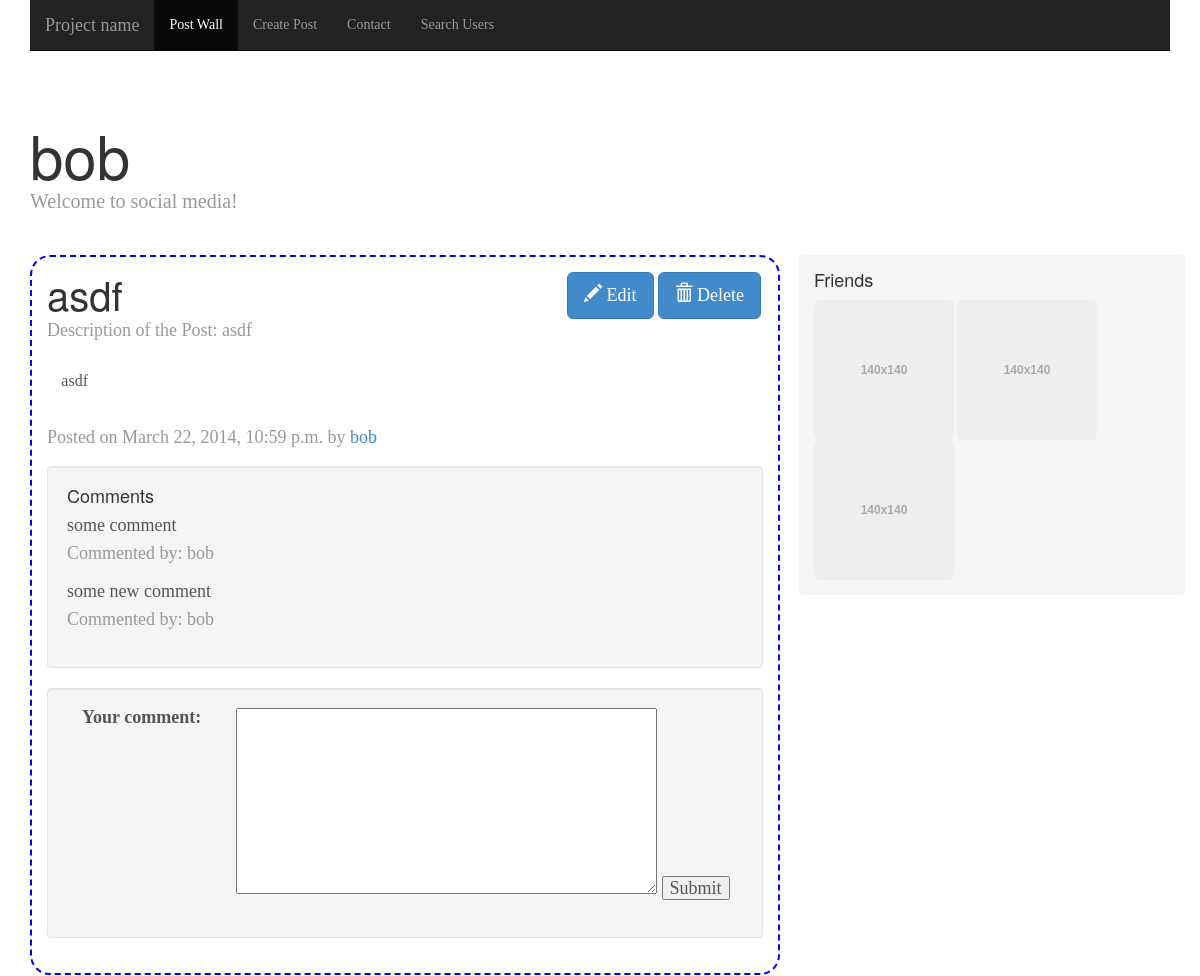
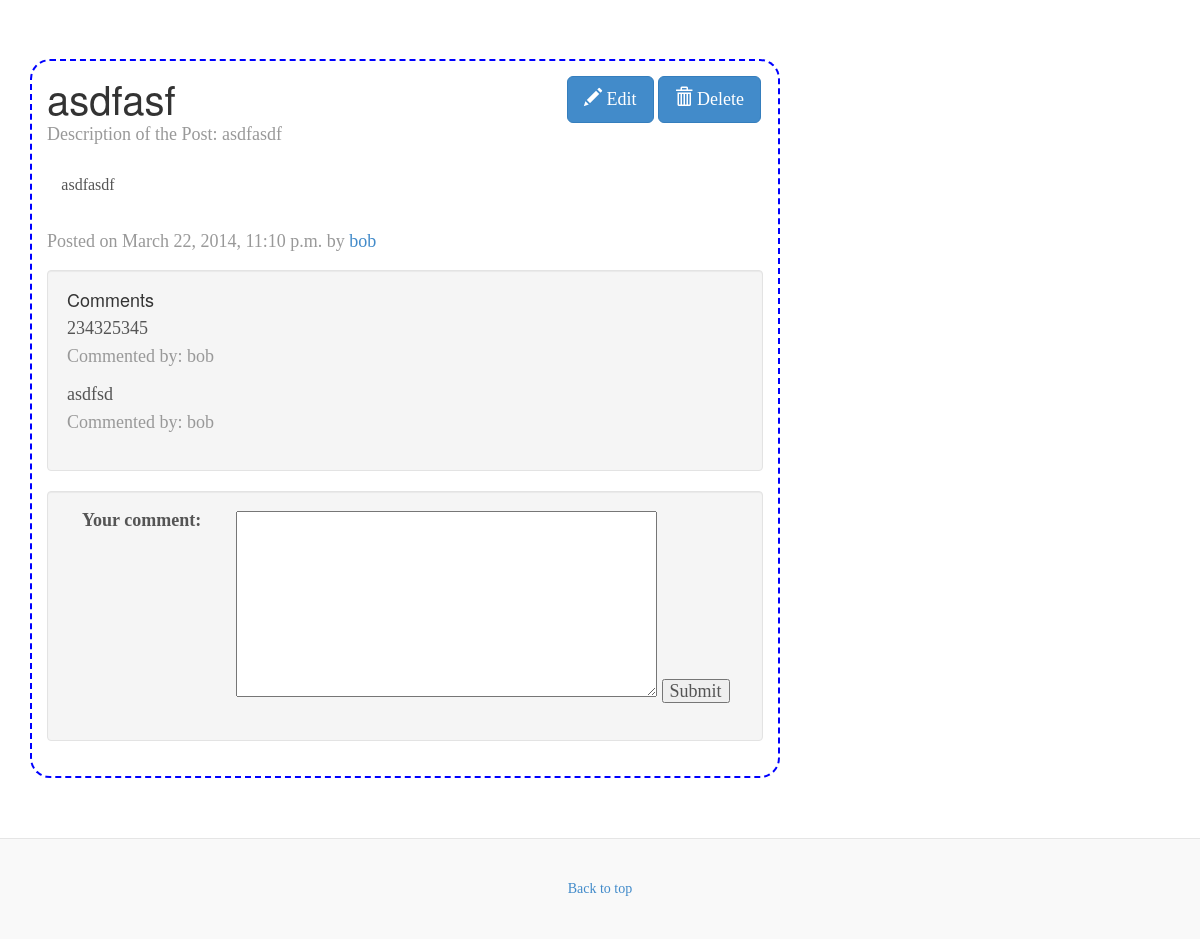
Screenshot of /wall/ (signed in) with the database file from the repository (2 pictures, top to bottom).
### main/models.py (models this page shows)
class Users(models.Model):
    username = models.TextField(unique=True)
    password = models.TextField()
    role = models.TextField()
    register_date = models.DateTimeField(auto_now_add=True, blank=True)
    active = models.BooleanField()
    github_account = models.TextField(blank=True)

class Posts(models.Model):
    guid = models.IntegerField(primary_key=True)
    title = models.CharField(max_length=30)
    source = models.URLField(blank=True)
    origin = models.URLField(blank=True)
    description = models.CharField(max_length=100, blank=True)
    category = models.CharField(max_length=100, blank=True)
    content_type = models.CharField(max_length=30)
    content = models.TextField()
    author   = models.ForeignKey(Users)
    permission = models.CharField(max_length=100,choices=PERMISSION_LEVELS)
    pubdate = models.DateTimeField(auto_now_add=True, blank=True)

class Comment(models.Model):
    guid = models.IntegerField(primary_key=True)
    postguid = models.ForeignKey(Posts)
    author = models.ForeignKey(Users)
    comment = models.TextField()
    pubDate = models.DateTimeField(auto_now_add=True, blank=True)

### main/views.py (the view)
# urls.py: url(r'^wall/$', views.wall, name='wall'),
@csrf_exempt
@require_http_methods(["GET", "POST"])
def wall(request):
    context = RequestContext(request)
    userInfo = Users.objects.get(username=request.session["username"])
    if request.method == "POST":
        f = PostsForm(request.POST)
        if f.is_valid():
            new_post = f.save(commit=False)
            new_post.author = userInfo
            new_post.save()
        return redirect("wall")
    else:
        githubActivity = getGitHubEvents(userInfo.github_account)
        authorposts = Posts.objects.filter(author=userInfo)
        currentHost = request.get_host()
        posts = Posts.objects.filter(author=userInfo)
        comments = Comment.objects.filter(postguid__in=posts.values_list("guid"))
        return render_to_response('main/postwall.html',
            {"user_id": userInfo.id, "username": request.session['username'], "posts": posts, 'comments':comments, 'comment_form':CommentForm()}, context)

### main/models.py (shortened to what this page needs)
class CommentForm(ModelForm):
    class Meta:
        model = Comment
        fields = ['comment']
        exclude = ("postguid",)

### main/views.py (called while the page is built)
def getGitHubEvents(githubAccount):
    if githubAccount:
        response = urllib2.urlopen("https://api.github.com/users/"+githubAccount+"/events").read()
        jsonResponse = json.loads(response)
        for item in jsonResponse:
            item["pubDate"] = item["created_at"]
            del item["created_at"]
        return jsonResponse
    else:
        return list()

### templates/main/postwall.html (shortened to what this page needs)
{% load static  %}
<html lang="en">
<head>
    <link href="{% static 'css/bootstrap.min.css' %}" rel="stylesheet"/>
    <link href="{% static 'css/blog.css'%}" rel="stylesheet"/>
    <link href="{% static 'css/jquery-themes/base/jquery.ui.all.css'%}" rel="stylesheet"/>
</head>
<body>
    <div class="navbar-wrapper">
        <div class="container">
            <div class="navbar navbar-inverse navbar-static-top" role="navigation">
                <div class="container">
                    <div class="navbar-header">
                        <a class="navbar-brand" href="#">Project name</a>
                    </div>
                    <div class="navbar-collapse collapse">
                        <ul class="nav navbar-nav">
                            <li class="active"><a href="#">Post Wall</a></li>
                            <li><a href="{% url 'newpost' %}">Create Post</a></li>
                            <li><a href="#contact">Contact</a></li>
                            <li><a href="{% url 'search_users' %}">Search Users</a></li>
                        </ul>
                    </div>
                </div>
            </div>
        </div>
    </div>
    <div class="container">
        <div class="blog-header">
            <h1 class="blog-title">{{ username }}</h1>
            <p class="lead blog-description">Welcome to social media!</p>
        </div>
        <div class="row">
            <div class="col-sm-3 col-sm-offset-1 blog-sidebar list_friends">
                <div class="sidebar-module sidebar-module-inset">
                    <h4>Friends</h4>
                    <img data-src="holder.js/140x140" class="img-rounded" alt="140x140" style="width: 140px; height: 140px;"/>
                    <img data-src="holder.js/140x140" class="img-rounded" alt="140x140" style="width: 140px; height: 140px;"/>
                    <img data-src="holder.js/140x140" class="img-rounded" alt="140x140" style="width: 140px; height: 140px;"/>
                </div>
            </div>
            {% for post in posts %}
            {% if post.type %}
            <div class="col-sm-8 blog-main">
                <div id="post-{{ post.guid }}"class="blog-post">
                    <h2 class="blog-post-title">Github - {{ post.type}}</h2>
                    <div id="post_content-{{ post.guid }}" class="blog_content">
                        <p>Repo: {{post.repo.name}}</p>
                    </div>
                    <div id="post_author_info-{{ post.guid }}">
                        <p class="blog-post-meta">Posted on {{post.pubDate}}</p>
                    </div>
                </div>
            </div>
            {% else %}
            <div id="post_wall" class="col-sm-8 blog-main">
                <div id="post-{{ post.guid }}"class="blog-post">
                    <button id="post_delete-{{ post.guid }}" type="button" class="btn btn-primary btn-lg post_buttons">
                        <span class="glyphicon glyphicon-trash"></span> Delete
                    </button>
                    <button id="post_edit-{{ post.guid }}" type="button" class="btn btn-primary btn-lg post_buttons">
                        <span class="glyphicon glyphicon-pencil"></span> Edit
                    </button>
                    <h2 class="blog-post-title">{{ post.title }}</h2>
                {% if post.description %}
                <div id="post_description-{{ post.guid }}">
                    <p class="blog-post-meta">Description of the Post: <span>{{ post.description }}</span></p>
                </div>
                {% endif %}
                <div id="post_content-{{ post.guid }}" class="blog_content">
                    {{ post.content | safe }}
                </div>
                <div id="post_author_info-{{ post.guid }}">
                    <p class="blog-post-meta">Posted on {{post.pubdate}} by <a href="#">{{ post.author.username }}</a></p>
                </div>
                <div id="post_comment-{{ post.guid }}" class="well">
                    <h4> Comments </h4>
                    {% for comment in comments %}
                    {%  if comment.postguid.guid == post.guid %}
                    <div id="post_comment-{{ comment.guid }}" class="post_comments">
                        <p> {{ comment.comment }} </p>
                        <p class="blog-post-meta">Commented by: {{ comment.author.username }}</p>
                    </div>
                    {% endif %}
                    {% endfor %}
                </div>
                <div id="post_comment-{{ post.guid }}" class="well">
                    <div class="form-group">
                        <form class="form-horizontal" action="/author/{{username}}/posts/{{post.guid}}/comments/" method="post">{% csrf_token %}
                            <label for="id_comment" class="col-sm-3">Your comment:</label>
                            {{ comment_form.comment }}
                            <input type="submit" name="comment_submit_form" value="Submit" />
                        </form>
                    </div>
                </div>
            </div>
        </div>
        {% endif %}
        {% endfor %}
    </div>
</div>
<div class="blog-footer">
    <a href="#">Back to top</a>
</div>
</body>
</html>

### static/css/blog.css (style rules this page uses)
body { font-family: Georgia, "Times New Roman", Times, serif; color: #555; }
h1, .h1, h2, .h2, h3, .h3, h4, .h4, h5, .h5, h6, .h6 { margin-top: 0; font-family: "Helvetica Neue", Helvetica, Arial, sans-serif; font-weight: normal; color: #333; }
.blog-header { padding-top: 20px; padding-bottom: 20px; }
.blog-title { margin-top: 30px; margin-bottom: 0; font-size: 60px; font-weight: normal; }
.blog-description { font-size: 20px; color: #999; }
.blog-main { font-size: 18px; line-height: 1.5; }
.sidebar-module { padding: 15px; margin: 0 -15px 15px; }
.sidebar-module-inset { padding: 15px; background-color: #f5f5f5; border-radius: 4px; }
.blog-post { padding: 2%; margin-bottom: 60px; border: 2px dashed blue; border-radius: 20px; }
.blog-post div { line-height: 1; }
.blog-post-title { margin-bottom: 5px; font-size: 40px; }
.blog-post-meta { margin-bottom: 20px; color: #999; }
.blog_content { padding: 2%; font-size: 16px; margin-bottom: 2%; }
.blog-footer { padding: 40px 0; color: #999; text-align: center; background-color: #f9f9f9; border-top: 1px solid #e5e5e5; }
.list_friends { position: relative; float: right; margin: 0; width: 33%; }
.post_buttons { float: right; margin-left: 2px; margin-right: 2px; }

### rows the page displays
Users: username "bob"
Posts: title "asdf", description "asdf", content "asdf", pubdate "March 22, 2014, 10:59 p.m.", author.username "bob"
Comment: comment "some comment", author.username "bob"
Comment: comment "some new comment", author.username "bob"
Posts: title "asdfasf", description "asdfasdf", content "asdfasdf", pubdate "March 22, 2014, 11:10 p.m.", author.username "bob"
Comment: comment "234325345", author.username "bob"
Comment: comment "asdfsd", author.username "bob"
